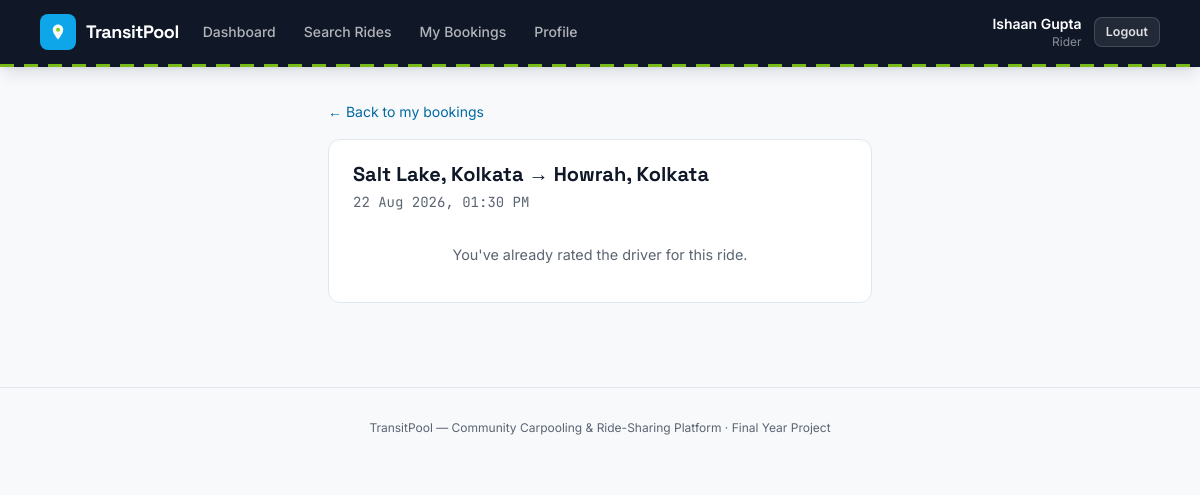
Page /index.php?route=rider/rides/rate&booking_id=19 (signed in) on the committed database.
### tables this page shows
CREATE TABLE bookings (
    id             INT UNSIGNED AUTO_INCREMENT PRIMARY KEY,
    ride_id        INT UNSIGNED NOT NULL,
    rider_id       INT UNSIGNED NOT NULL,
    seats_booked   TINYINT UNSIGNED NOT NULL,
    fare_per_seat  DECIMAL(8,2) NOT NULL,
    total_fare     DECIMAL(8,2) NOT NULL,
    status         ENUM('confirmed','cancelled') NOT NULL DEFAULT 'confirmed',
    booked_at      TIMESTAMP NOT NULL DEFAULT CURRENT_TIMESTAMP,
    cancelled_at   TIMESTAMP NULL,
    CONSTRAINT fk_bookings_ride  FOREIGN KEY (ride_id)  REFERENCES rides(id) ON DELETE CASCADE,
    CONSTRAINT fk_bookings_rider FOREIGN KEY (rider_id) REFERENCES users(id) ON DELETE CASCADE,
    INDEX idx_bookings_ride (ride_id),
    INDEX idx_bookings_rider (rider_id)
);

CREATE TABLE rides (
    id               INT UNSIGNED AUTO_INCREMENT PRIMARY KEY,
    driver_id        INT UNSIGNED NOT NULL,
    vehicle_id       INT UNSIGNED NOT NULL,
    origin           VARCHAR(120) NOT NULL,
    destination      VARCHAR(120) NOT NULL,
    departure_at     DATETIME NOT NULL,
    seats_total      TINYINT UNSIGNED NOT NULL,
    seats_available  TINYINT UNSIGNED NOT NULL,
    price_per_seat   DECIMAL(8,2) NOT NULL,
    notes            VARCHAR(255) NULL,
    status           ENUM('scheduled','ongoing','completed','cancelled') NOT NULL DEFAULT 'scheduled',
    created_at       TIMESTAMP NOT NULL DEFAULT CURRENT_TIMESTAMP,
    CONSTRAINT fk_rides_driver  FOREIGN KEY (driver_id)  REFERENCES users(id)    ON DELETE CASCADE,
    CONSTRAINT fk_rides_vehicle FOREIGN KEY (vehicle_id) REFERENCES vehicles(id) ON DELETE RESTRICT,
    INDEX idx_rides_driver (driver_id),
    INDEX idx_rides_search (status, departure_at),
    INDEX idx_rides_origin (origin),
    INDEX idx_rides_destination (destination)
);

### app/controllers/RiderController.php (called while the page is built, shortened)
<?php
require_once __DIR__ . '/../models/Booking.php';
require_once __DIR__ . '/../models/Rating.php';
class RiderController
{
    public function rateDriver(): void
    {
        $bookingId = (int)($_GET['booking_id'] ?? 0);
        $booking = Booking::find($bookingId);
        $alreadyRated = Rating::existsFor((int)$booking['ride_id'], Auth::id(), (int)$booking['driver_id']);
        require __DIR__ . '/../views/rider/rate_driver.php';
    }
}

### public/index.php (called while the page is built, shortened)
<?php
require_once __DIR__ . '/../core/helpers.php';
require_once __DIR__ . '/../core/Database.php';
require_once __DIR__ . '/../core/Auth.php';
require_once __DIR__ . '/../app/models/Booking.php';
require_once __DIR__ . '/../app/models/Rating.php';
require_once __DIR__ . '/../app/controllers/RiderController.php';
$router = new Router();
$router->get('login', fn() => (new AuthController())->showLogin());
$router->post('login', fn() => (new AuthController())->login());
$router->get('register', fn() => (new AuthController())->showRegister());
$router->post('register', fn() => (new AuthController())->register());
$router->post('logout', fn() => (new AuthController())->logout());
$router->get('admin/dashboard', fn() => (new AdminController())->dashboard());
$router->get('admin/users', fn() => (new AdminController())->users());
$router->post('admin/users/status', fn() => (new AdminController())->userStatus());
$router->get('admin/vehicles', fn() => (new AdminController())->vehicles());
$router->post('admin/vehicles/status', fn() => (new AdminController())->vehicleStatus());
$router->get('admin/rides', fn() => (new AdminController())->rides());
$router->get('admin/rides/show', fn() => (new AdminController())->rideShow());
$router->post('admin/rides/cancel', fn() => (new AdminController())->rideCancel());
$router->get('admin/bookings', fn() => (new AdminController())->bookings());
$router->get('admin/ratings', fn() => (new AdminController())->ratings());
$router->get('admin/reports', fn() => (new AdminController())->reports());
$router->post('admin/reports/resolve', fn() => (new AdminController())->reportResolve());
$router->get('driver/dashboard', fn() => (new DriverController())->dashboard());
$router->get('driver/vehicles', fn() => (new DriverController())->vehicles());
$router->get('driver/vehicles/new', fn() => (new DriverController())->vehicleNew());
$router->post('driver/vehicles/store', fn() => (new DriverController())->vehicleStore());
$router->get('driver/vehicles/edit', fn() => (new DriverController())->vehicleEdit());
$router->post('driver/vehicles/update', fn() => (new DriverController())->vehicleUpdate());
$router->post('driver/vehicles/deactivate', fn() => (new DriverController())->vehicleDeactivate());
$router->post('driver/vehicles/activate', fn() => (new DriverController())->vehicleActivate());
$router->get('driver/rides', fn() => (new DriverController())->rides());
$router->get('driver/rides/new', fn() => (new DriverController())->rideNew());
$router->post('driver/rides/store', fn() => (new DriverController())->rideStore());
$router->get('driver/rides/edit', fn() => (new DriverController())->rideEdit());
$router->post('driver/rides/update', fn() => (new DriverController())->rideUpdate());
$router->post('driver/rides/cancel', fn() => (new DriverController())->rideCancel());
$router->post('driver/rides/start', fn() => (new DriverController())->rideStart());
$router->post('driver/rides/complete', fn() => (new DriverController())->rideComplete());
$router->get('driver/rides/roster', fn() => (new DriverController())->roster());
$router->get('driver/rides/rate', fn() => (new DriverController())->rateRiders());
$router->post('driver/ratings/store', fn() => (new DriverController())->rateRiderStore());
$router->get('driver/profile', fn() => (new DriverController())->profile());
$router->get('rider/dashboard', fn() => (new RiderController())->dashboard());
$router->get('rider/search', fn() => (new RiderController())->search());
$router->get('rider/rides/show', fn() => (new RiderController())->rideShow());
$router->post('rider/bookings/store', fn() => (new RiderController())->bookingStore());
$router->get('rider/bookings', fn() => (new RiderController())->bookings());
$router->post('rider/bookings/cancel', fn() => (new RiderController())->bookingCancel());
$router->get('rider/rides/rate', fn() => (new RiderController())->rateDriver());
$router->post('rider/ratings/store', fn() => (new RiderController())->rateDriverStore());
$router->get('rider/profile', fn() => (new RiderController())->profile());
$router->get('reports/new', fn() => (new ReportController())->newForm());
$router->post('reports/store', fn() => (new ReportController())->store());
$route = $_GET['route'] ?? '';
$router->dispatch($_SERVER['REQUEST_METHOD'], $route);

### core/Router.php (called while the page is built, shortened)
<?php
class Router
{
    private array $routes = ['GET' => [], 'POST' => []];
    public function get(string $route, callable $handler): void
    {
        $this->routes['GET'][$route] = $handler;
    }
    public function post(string $route, callable $handler): void
    {
        $this->routes['POST'][$route] = $handler;
    }
    public function dispatch(string $method, string $route): void
    {
        $handler = $this->routes[$method][$route] ?? null;
        try {
            $handler();
        } catch (Throwable $e) {
            error_log($e->getMessage());
            http_response_code(500);
            require __DIR__ . '/../app/views/errors/500.php';
        }
    }
}

### config/database.php (called while the page is built)
<?php
return [
    'host'     => '127.0.0.1',
    'port'     => 3306,
    'database' => 'carpooling_ride_sharing',
    'username' => 'root',
    'password' => '',
    'charset'  => 'utf8mb4',
];

### core/Database.php (called while the page is built)
<?php
class Database
{
    private static ?PDO $instance = null;
    public static function connect(): PDO
    {
        if (self::$instance === null) {
            $config = require __DIR__ . '/../config/database.php';
            $dsn = sprintf(
                'mysql:host=%s;port=%d;dbname=%s;charset=%s',
                $config['host'],
                $config['port'],
                $config['database'],
                $config['charset']
            );
            self::$instance = new PDO($dsn, $config['username'], $config['password'], [
                PDO::ATTR_ERRMODE            => PDO::ERRMODE_EXCEPTION,
                PDO::ATTR_DEFAULT_FETCH_MODE => PDO::FETCH_ASSOC,
                PDO::ATTR_EMULATE_PREPARES   => false,
            ]);
        }
        return self::$instance;
    }
}

### app/models/Booking.php (called while the page is built, shortened)
<?php
require_once __DIR__ . '/../../core/Database.php';
class Booking
{
    public static function find(int $id): ?array
    {
        $stmt = Database::connect()->prepare(
            'SELECT b.*, r.origin, r.destination, r.departure_at, r.status AS ride_status, r.driver_id,
                    u.name AS rider_name, u.email AS rider_email
             FROM bookings b
             JOIN rides r ON r.id = b.ride_id
             JOIN users u ON u.id = b.rider_id
             WHERE b.id = ?'
        );
        $stmt->execute([$id]);
        $row = $stmt->fetch();
        return $row ?: null;
    }
}

### core/helpers.php (called while the page is built, shortened)
<?php
function e(?string $value): string
{
    return htmlspecialchars($value ?? '', ENT_QUOTES, 'UTF-8');
}
function format_datetime(?string $datetime): string
{
    $ts = strtotime($datetime);
    return $ts === false ? '-' : date('d M Y, h:i A', $ts);
}

### core/Auth.php (called while the page is built, shortened)
<?php
require_once __DIR__ . '/Database.php';
class Auth
{
    public static function id(): ?int
    {
        return $_SESSION['user_id'] ?? null;
    }
}

### app/models/Rating.php (called while the page is built, shortened)
<?php
require_once __DIR__ . '/../../core/Database.php';
class Rating
{
    public static function existsFor(int $rideId, int $raterId, int $rateeId): bool
    {
        $stmt = Database::connect()->prepare('SELECT id FROM ratings WHERE ride_id = ? AND rater_id = ? AND ratee_id = ?');
        $stmt->execute([$rideId, $raterId, $rateeId]);
        return (bool)$stmt->fetch();
    }
}

### app/views/rider/rate_driver.php (the view, shortened to what this page needs)
<?php $pageTitle = 'Rate Driver'; require __DIR__ . '/../partials/header.php'; require __DIR__ . '/../partials/navbar.php'; ?>
<main class="max-w-xl mx-auto px-4 py-8">
    <a href="/index.php?route=rider/bookings" class="text-sm text-sky-dark hover:underline">&larr; Back to my bookings</a>
    <div class="card mt-4">
        <div class="card-head">
            <div>
                <h1 class="font-display text-xl font-bold"><?= e($booking['origin']) ?> &rarr; <?= e($booking['destination']) ?></h1>
                <p class="text-slateink text-sm mt-1 font-mono-tab"><?= format_datetime($booking['departure_at']) ?></p>
            </div>
        </div>
        <?php if ($alreadyRated): ?>
            <p class="empty-state">You've already rated the driver for this ride.</p>
        <?php endif; ?>
    </div>
</main>
<?php require __DIR__ . '/../partials/footer.php'; ?>

### public/assets/css/style.css (style rules this page uses)
* { box-sizing: border-box; }
h1, h2, h3, h4, .font-display { font-family: 'Space Grotesk', 'Inter', sans-serif; }
.font-mono-tab { font-family: 'JetBrains Mono', monospace; font-variant-numeric: tabular-nums; }
.card { background: #fff; border: 1px solid var(--line, #E1E7EE); border-radius: 12px; padding: 1.25rem 1.5rem; margin-bottom: 1.25rem; }
.card-head { display: flex; align-items: center; justify-content: space-between; gap: 1rem; margin-bottom: 1rem; flex-wrap: wrap; }
.empty-state { color: #5B6472; font-size: 0.9rem; padding: 1rem 0; text-align: center; }

### rows in the picture
bookings: ride.origin "Salt Lake, Kolkata", ride.destination "Howrah, Kolkata", ride.departure_at "22 Aug 2026, 01:30 PM"

### other values in the picture
$label "Dashboard"
$label "Search Rides"
$label "My Bookings"
$label "Profile"
Auth::name() "Ishaan Gupta"
str_replace('_', ' ', $role ?? '') "Rider"
